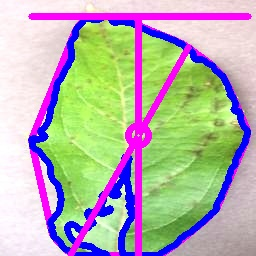
#> input picture test/Apple/image (1)_Contrast_analyze.JPG, 256 x 256 px
$ python Augmentation.py 'test/Apple/image (1)_Contrast_analyze.JPG'
#> lines starting #> are read from the running program, lines starting #| are printed output that depends on the picture
### utils.py
from pathlib import Path


# [11 lines left out: function is_path_dir, not called in this run]


def is_image_file(filepath: Path) -> None:
    """
    Check filepath is an image file (.jpg, .jpeg)
    """
    if not filepath.is_file():
        raise FileNotFoundError(f"file not found: {filepath}")

    if filepath.suffix.lower() not in (".jpg", ".jpeg"):
        raise ValueError("file must be a .jpg or .jpeg image")

### Augmentation.py
#!/usr/bin/env my_env/bin/python3
import cv2
import sys
import numpy as np
from pathlib import Path
from utils import is_image_file


def flip(img: np.ndarray):
    """
    Flip image to the right
    """
    return cv2.flip(img, 1)


def rotate(img: np.ndarray):
    """
    Rotate to right 25 degree angle.
    """
    angle = -25
    h, w = img.shape[:2]
    center = (w / 2, h / 2)

    M = cv2.getRotationMatrix2D(center, angle, 1.0)

    cos = abs(M[0, 0])
    sin = abs(M[0, 1])

    new_w = int((h * sin) + (w * cos))
    new_h = int((h * cos) + (w * sin))

    M[0, 2] += (new_w / 2) - center[0]
    M[1, 2] += (new_h / 2) - center[1]

    rotated = cv2.warpAffine(img, M, (new_w, new_h))
    return rotated


def skew(img: np.ndarray):
    """
    Skew image
    """
    h, w = img.shape[:2]
    pts1 = np.float32([[0, 0], [w, 0], [0, h]])
    pts2 = np.float32([[0, 0], [w, 0], [int(0.2*w), h]])
    M = cv2.getAffineTransform(pts1, pts2)
    return cv2.warpAffine(img, M, (w, h))


def crop(img: np.ndarray):
    """
    Crop image by 10%
    """
    h, w = img.shape[:2]
    y1 = int(0.1 * h)
    y2 = int(0.9 * h)
    x1 = int(0.1 * w)
    x2 = int(0.9 * w)
    return img[y1:y2, x1:x2]


def distortion(img: np.ndarray):
    """
    Blur the image
    """
    return cv2.GaussianBlur(img, (7, 7), 0)


def contrast(img: np.ndarray):
    """
    alpha = contrast factor
    beta = brightness
    """
    alpha = 1.5
    beta = 20
    return cv2.convertScaleAbs(img, alpha=alpha, beta=beta)


def augmentation(filepath: Path) -> None:
    """
    Perform six different augmentation on the image filepath
    and save to the same directory.
    """
    current_dir = filepath.parent
    filename = filepath.stem

    img = cv2.imread(str(filepath))

    augments = {
        "Flip": flip(img),
        "Rotate": rotate(img),
        "Skew": skew(img),
        "Contrast": contrast(img),
        "Crop": crop(img),
        "Distortion": distortion(img)
    }

    for aug_name, aug_img in augments.items():
        save_path = current_dir / f"{filename}_{aug_name}.JPG"
        cv2.imwrite(str(save_path), aug_img)


def main():
    """main()"""

    try:

        if len(sys.argv) != 2:
            print("Error: the arguments are bad")
            return

        path = Path(sys.argv[1])

        if path.is_dir():
            augmented_suffixes = (
                "_Flip", "_Rotate", "_Skew",
                "_Contrast", "_Crop", "_Distortion"
            )
            images = [
                f for f in path.rglob("*.JPG")
                if not any(f.stem.endswith(s) for s in augmented_suffixes)
            ]
            for img_path in sorted(images):
                print(f"Augmenting {img_path.name}...")
                augmentation(img_path)
        else:
            is_image_file(path)
            augmentation(path)
#> in augmentation, img is the input picture: shape (256, 256, 3); mean B, G, R 173.5, 177.3, 181.3
#> in flip, `return cv2.flip(img, 1)`:
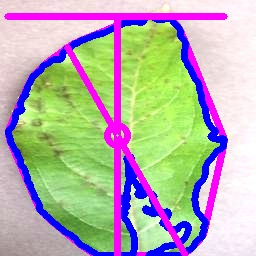
#> returned value: shape (256, 256, 3); mean of channels 0, 1, 2 173.5, 177.3, 181.3; drawn as B, G, R
#> in rotate, `angle = -25`: angle = -25
#> in rotate, `M = cv2.getRotationMatrix2D(center, angle, 1.0)`: M = [[0.906, -0.423, 66.09], [0.423, 0.906, -42.1]]
#> in rotate, `cos = abs(M[0, 0])`: cos = 0.906
#> in rotate, `sin = abs(M[0, 1])`: sin = 0.423
#> in rotate, `new_w = int((h * sin) + (w * cos))`: new_w = 340
#> in rotate, `rotated = cv2.warpAffine(img, M, (new_w, new_h))`:
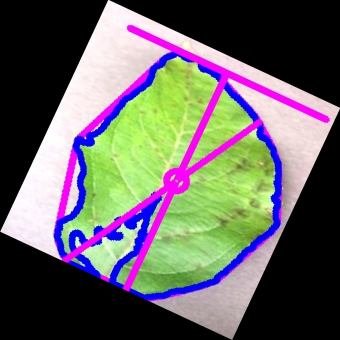
#> rotated: shape (340, 340, 3); mean B, G, R 98.3, 100.5, 102.8
#> in skew, `h, w = img.shape[:2]`: h = 256
#> in skew, `pts1 = np.float32([[0, 0], [w, 0], [0, h]])`: pts1 = [[0, 0], [256, 0], [0, 256]]
#> in skew, `pts2 = np.float32([[0, 0], [w, 0], [int(0.2*w), h]])`: pts2 = [[0, 0], [256, 0], [51, 256]]
#> in skew, `M = cv2.getAffineTransform(pts1, pts2)`: M = [[1, 0.199, 0], [0, 1, 0]]
#> in skew, `return cv2.warpAffine(img, M, (w, h))`:
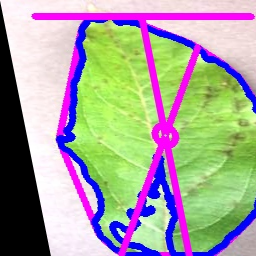
#> returned value: shape (256, 256, 3); mean of channels 0, 1, 2 155.6, 162.2, 164.7; drawn as B, G, R
#> in contrast, `alpha = 1.5`: alpha = 1.5
#> in contrast, `return cv2.convertScaleAbs(img, alpha=alpha, beta=beta)`:
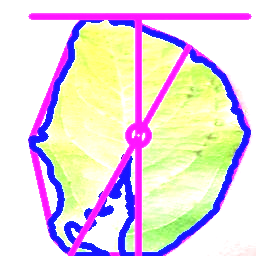
#> returned value: shape (256, 256, 3); mean of channels 0, 1, 2 220, 213.2, 229.4; drawn as B, G, R
#> in crop, `h, w = img.shape[:2]`: h = 256
#> in crop, `y1 = int(0.1 * h)`: y1 = 25
#> in crop, `y2 = int(0.9 * h)`: y2 = 230
#> in crop, `x1 = int(0.1 * w)`: x1 = 25
#> in crop, `x2 = int(0.9 * w)`: x2 = 230
#> in crop, `return img[y1:y2, x1:x2]`:
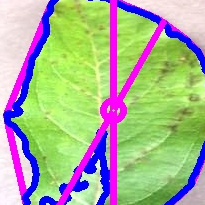
#> returned value: shape (205, 205, 3); mean of channels 0, 1, 2 150.2, 177.1, 167.4; drawn as B, G, R
#> in distortion, `return cv2.GaussianBlur(img, (7, 7), 0)`:
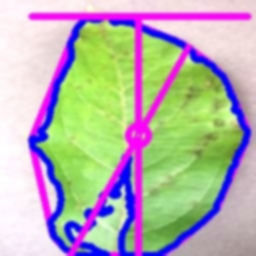
#> returned value: shape (256, 256, 3); mean of channels 0, 1, 2 173.5, 177.3, 181.3; drawn as B, G, R
#> the loop in augmentation, `for aug_name, aug_img in augments.items():` made 6 passes
#> aug_name on passes 1 to 6: 'Flip', 'Rotate', 'Skew', 'Contrast', 'Crop', 'Distortion'

    except Exception as e:
        print(f"Error: {str(e)}")


if __name__ == "__main__":
    main()
